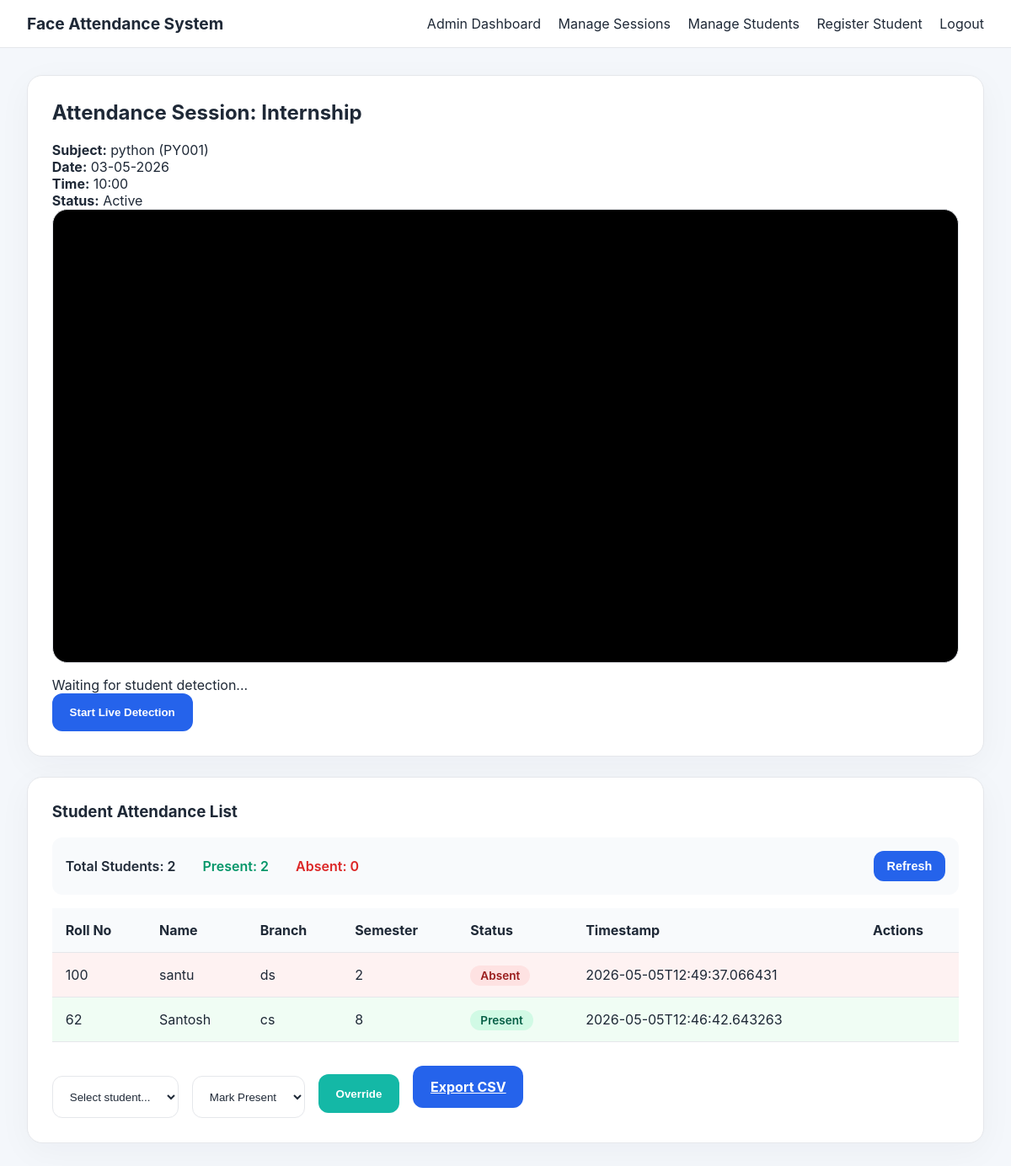
The page /admin/session/1 (signed in) on the database its author committed.
### tables this page shows
CREATE TABLE subjects(
        id INTEGER PRIMARY KEY,
        name TEXT,
        code TEXT
    );

CREATE TABLE attendance(
        id INTEGER PRIMARY KEY,
        student_id INTEGER,
        session_id INTEGER,
        status TEXT,
        timestamp TEXT,
        note TEXT,
        FOREIGN KEY(student_id) REFERENCES students(id),
        FOREIGN KEY(session_id) REFERENCES sessions(id)
    );

CREATE TABLE students(
        id INTEGER PRIMARY KEY,
        name TEXT,
        roll_no TEXT,
        branch TEXT,
        semester TEXT,
        photo_count INTEGER DEFAULT 0
    , password TEXT);

### app.py (the view)
@app.route('/admin/session/<int:session_id>')
def attendance_session(session_id):
    if not session.get('admin_user'):
        return redirect(url_for('login'))
    session_info = query_db('SELECT s.*, subj.name as subject_name, subj.code as subject_code FROM sessions s LEFT JOIN subjects subj ON s.subject_id=subj.id WHERE s.id=?', (session_id,), one=True)
    students_with_attendance = query_db('''
        SELECT s.id, s.name, s.roll_no, s.branch, s.semester,
               a.status, a.timestamp,
               CASE WHEN a.status IS NOT NULL THEN 1 ELSE 0 END as has_attendance
        FROM students s
        LEFT JOIN attendance a ON s.id = a.student_id AND a.session_id = ?
        ORDER BY s.roll_no
    ''', (session_id,))
    return render_template('attendance_session.html', session_info=session_info, students=students_with_attendance)

### app.py (called while the page is built)
def get_db_connection():
    conn = sqlite3.connect(DATABASE_PATH)
    conn.row_factory = sqlite3.Row
    return conn

def query_db(query, args=(), one=False):
    conn = get_db_connection()
    cursor = conn.execute(query, args)
    rows = cursor.fetchall()
    conn.close()
    return rows[0] if one and rows else rows

@app.before_request
def restrict_access():
    allowed_routes = ['home', 'login', 'student_login', 'student_register', 'static', 'test_image', 'get_active_sessions']
    if request.endpoint in allowed_routes or not request.endpoint:
        return
    if request.path.startswith('/admin/'):
        if session.get('user_type') != 'admin':
            flash('Admin access required', 'error')
            return redirect(url_for('login'))
    if request.path.startswith('/student/'):
        protected_student_routes = ['student_history', 'student_attend']
        if request.endpoint in protected_student_routes and session.get('user_type') != 'student':
            flash('Student login required', 'error')
            return redirect(url_for('student_login'))

### templates/attendance_session.html (shortened to what this page needs)
{% extends 'base.html' %}
{% block content %}
<div class="card wide-card" data-session-id="{{ session_info.id }}">
    <h2>Attendance Session: {{ session_info.title }}</h2>
    <div class="session-summary">
        <div><strong>Subject:</strong> {{ session_info.subject_name }} ({{ session_info.subject_code }})</div>
        <div><strong>Date:</strong> {{ session_info.date }}</div>
        <div><strong>Time:</strong> {{ session_info.time }}</div>
        <div><strong>Status:</strong> {{ 'Active' if session_info.active else 'Inactive' }}</div>
    </div>
    <div class="video-panel">
        <video id="attendVideo" autoplay muted></video>
        <div class="attendance-status">
            <div id="detectedStudent">Waiting for student detection...</div>
            <div><button id="startStream" class="button">Start Live Detection</button></div>
        </div>
    </div>
</div>
<div class="card">
    <h3>Student Attendance List</h3>
    <div class="attendance-summary">
        <div class="summary-stats">
            <span class="stat-item">Total Students: {{ students|length }}</span>
            <span class="stat-item present-count">Present: {{ students|selectattr('status')|list|length }}</span>
            <span class="stat-item absent-count">Absent: {{ students|rejectattr('status')|list|length }}</span>
        </div>
        <button id="refreshBtn" class="button small">Refresh</button>
    </div>
    <table id="attendanceTable">
        <thead>
            <tr>
                <th>Roll No</th>
                <th>Name</th>
                <th>Branch</th>
                <th>Semester</th>
                <th>Status</th>
                <th>Timestamp</th>
                <th>Actions</th>
            </tr>
        </thead>
        <tbody>
            {% for student in students %}
            <tr data-student-id="{{ student.id }}" class="student-row {{ 'present-row' if student.status == 'Present' else 'absent-row' }}">
                <td>{{ student.roll_no }}</td>
                <td>{{ student.name }}</td>
                <td>{{ student.branch }}</td>
                <td>{{ student.semester }}</td>
                <td>
                    <span class="status-badge {{ 'status-present' if student.status == 'Present' else 'status-absent' }}">
                        {{ student.status if student.status else 'Not Marked' }}
                    </span>
                </td>
                <td>{{ student.timestamp if student.timestamp else '-' }}</td>
                <td>
                </td>
            </tr>
            {% endfor %}
        </tbody>
    </table>
    <div class="session-actions">
        <form method="post" action="{{ url_for('session_override', session_id=session_info.id) }}" class="inline-form" id="overrideForm">
            <select name="student_id" id="overrideStudentId">
                <option value="">Select student...</option>
            </select>
            <select name="action">
                <option value="present">Mark Present</option>
            </select>
            <button type="submit" class="button secondary">Override</button>
        </form>
        <a class="button" href="{{ url_for('export_session', session_id=session_info.id) }}">Export CSV</a>
    </div>
</div>
{% endblock %}

### static/styles.css (style rules this page uses)
:root { --bg: #f4f7fb; --card: #ffffff; --text: #1f2937; --muted: #6b7280; --primary: #2563eb; --accent: #14b8a6; --danger: #ef4444; --border: #e5e7eb; }
* { box-sizing: border-box; }
body { margin: 0; font-family: Inter, system-ui, -apple-system, BlinkMacSystemFont, "Segoe UI", sans-serif; background: var(--bg); color: var(--text); }
.card { background: var(--card); border: 1px solid var(--border); border-radius: 18px; padding: 1.8rem; margin-bottom: 1.5rem; box-shadow: 0 10px 40px rgba(15, 23, 42, 0.04); }
.wide-card { width: 100%; }
.login-card, .card h2, .card h3 { margin-top: 0; }
input, select { width: 100%; padding: 0.95rem 1rem; border: 1px solid var(--border); border-radius: 12px; margin-top: 0.5rem; background: #fff; color: var(--text); }
button, .button { border: none; background: var(--primary); color: white; padding: 0.95rem 1.3rem; border-radius: 12px; cursor: pointer; font-weight: 700; transition: transform 0.15s ease, background 0.15s ease; }
.button.secondary { background: var(--accent); }
.button.small { padding: 0.65rem 1rem; font-size: 0.9rem; }
.video-panel { display: grid; gap: 1rem; }
video { width: 100%; height: auto; border-radius: 18px; border: 1px solid var(--border); background: #000; }
.capture-controls, .session-actions, .inline-form { display: flex; align-items: center; gap: 1rem; flex-wrap: wrap; margin-top: 1rem; }
table { width: 100%; border-collapse: collapse; margin-top: 1rem; }
table th, table td { padding: 1rem; border-bottom: 1px solid var(--border); text-align: left; }
table th { background: #f8fafc; }
.inline-form select, .inline-form button { width: auto; }

### templates/attendance_session.html (style rules this page uses)
.attendance-summary { display: flex; justify-content: space-between; align-items: center; margin-bottom: 1rem; padding: 1rem; background: #f8fafc; border-radius: 12px; }
.summary-stats { display: flex; gap: 2rem; }
.stat-item { font-weight: 600; }
.present-count { color: #059669; }
.absent-count { color: #dc2626; }
.student-row.present-row { background: #f0fdf4; }
.student-row.absent-row { background: #fef2f2; }
.status-badge { padding: 0.25rem 0.75rem; border-radius: 12px; font-size: 0.85rem; font-weight: 600; }
.status-present { background: #d1fae5; color: #065f46; }
.status-absent { background: #fee2e2; color: #991b1b; }

### rows shown on the page
subjects: subject_name "python", subject_code "PY001"
attendance: roll_no "100", name "santu", branch "ds", semester "2", status "Absent", timestamp "2026-05-05T12:49:37.066431"
attendance: roll_no "62", name "Santosh", branch "cs", semester "8", status "Present", timestamp "2026-05-05T12:46:42.643263"

### other values the page prints
{{ session_info.title }} "Internship"
{{ session_info.date }} "03-05-2026"
{{ session_info.time }} "10:00"
{{ 'Active' if session_info.active else 'Inactive' }} "Active"
{{ students|length }} "2"
{{ students|selectattr('status')|list|length }} "2"
{{ students|rejectattr('status')|list|length }} "0"
